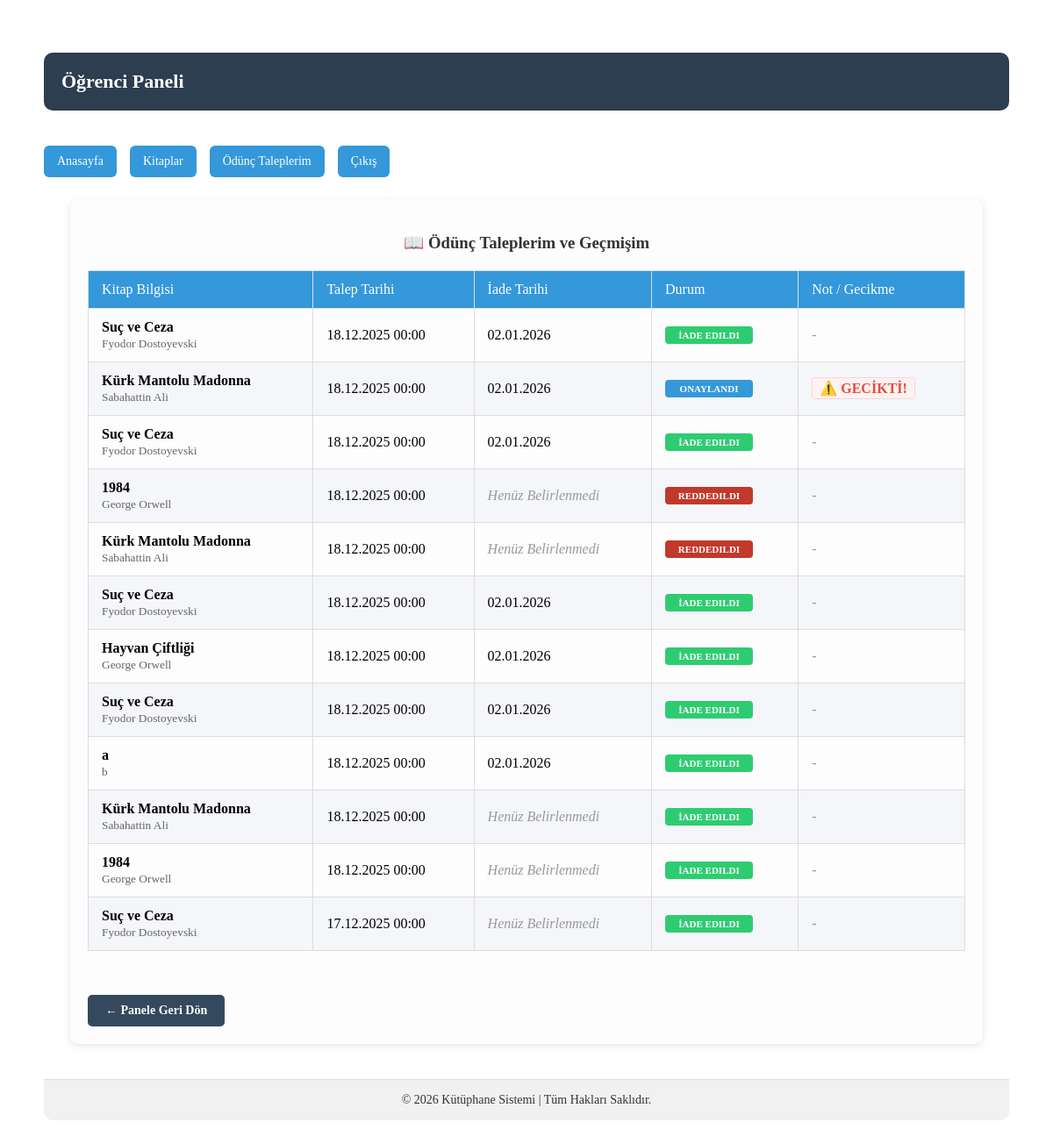
The app's page /kutuphane/student/my_requests.php (signed in) with its own data.
### tables this page shows
CREATE TABLE `borrow_requests` (
  `id` int NOT NULL,
  `user_id` int DEFAULT NULL,
  `book_id` int DEFAULT NULL,
  `status` varchar(50) DEFAULT NULL,
  `request_date` date DEFAULT NULL,
  `return_date` datetime DEFAULT NULL
);

CREATE TABLE `books` (
  `id` int NOT NULL,
  `title` varchar(150) DEFAULT NULL,
  `author` varchar(100) DEFAULT NULL,
  `category` varchar(50) DEFAULT NULL,
  `year` int DEFAULT NULL,
  `summary` text,
  `stock` int DEFAULT '0',
  `shelf` varchar(20) DEFAULT NULL
);

### kutuphane/student/my_requests.php (the view, shortened to what this page needs)
<?php
include "header.php";
include "../config/db.php";
$user_id = $_SESSION['user']['id'];
$requests = $db->prepare("
  SELECT b.title, b.author, br.status, br.request_date, br.return_date
  FROM borrow_requests br
  JOIN books b ON b.id = br.book_id
  WHERE br.user_id = ?
  ORDER BY br.request_date DESC
");
$requests->execute([$user_id]);
$data = $requests->fetchAll();
?>
<div class="admin-card">
  <h3>📖 Ödünç Taleplerim ve Geçmişim</h3>
  <table class="admin-table">
    <thead>
        <tr>
          <th>Kitap Bilgisi</th>
          <th>Talep Tarihi</th>
          <th>İade Tarihi</th>
          <th>Durum</th>
          <th>Not / Gecikme</th>
        </tr>
    </thead>
    <tbody>
    <?php foreach($data as $r):
        $request_time = strtotime($r['request_date'] ?? 'now');
        $return_timestamp = !empty($r['return_date']) ? strtotime($r['return_date']) : null;
        $is_late = ($return_timestamp !== null && $return_timestamp < time() && $r['status'] == 'Onaylandı');
    ?>
    <tr>
      <td>
        <strong><?= htmlspecialchars($r['title']) ?></strong><br>
        <small style="color:#666;"><?= htmlspecialchars($r['author']) ?></small>
      </td>
      <td><?= date("d.m.Y H:i", $request_time) ?></td>
      <td>
          <?php if($return_timestamp): ?>
              <?= date("d.m.Y", $return_timestamp) ?>
          <?php else: ?>
              <span style="color:#999; font-style:italic;">Henüz Belirlenmedi</span>
          <?php endif; ?>
      </td>
      <td>
        <?php
            $colors = [
                'Beklemede' => '#f39c12',
                'Onaylandı' => '#3498db',
                'İade Edildi' => '#2ecc71',
                'Gecikmiş' => '#e74c3c',
                'Reddedildi' => '#c0392b'
            ];
            $color = $colors[$r['status']] ?? '#7f8c8d';
        ?>
        <span style="background:<?= $color ?>; color:white; padding:4px 10px; border-radius:4px; font-size:11px; font-weight:bold; display:inline-block; min-width:80px; text-align:center;">
            <?= mb_strtoupper($r['status'], 'UTF-8') ?>
        </span>
      </td>
      <td>
        <?php if($is_late): ?>
            <span style="color:#e74c3c; font-weight:bold; background:#fdf2f2; padding:3px 8px; border-radius:3px; border:1px solid #f9d6d6;">⚠️ GECİKTİ!</span>
        <?php elseif($r['status'] == 'Onaylandı' && $return_timestamp): ?>
        <?php elseif($r['status'] == 'Beklemede'): ?>
            <span style="color:#f39c12; font-size:12px;">Onay Bekliyor</span>
        <?php else: ?>
            <span style="color:#999;">-</span>
        <?php endif; ?>
      </td>
    </tr>
    <?php endforeach; ?>
    </tbody>
  </table>
  <div style="margin-top:30px; text-align:left;">
    <a href="dashboard.php" style="text-decoration:none; background:#34495e; color:white; padding:10px 20px; border-radius:5px; font-weight:bold; font-size:14px;">← Panele Geri Dön</a>
  </div>
</div>
<?php include "footer.php"; ?>

### kutuphane/assets/css/style.css (style rules this page uses)
.admin-card { background: #fff; padding: 20px; border-radius: 12px; box-shadow: 0 5px 15px rgba(0,0,0,0.08); margin-bottom: 20px; }
.admin-table { width: 100%; border-collapse: collapse; }
.admin-table th, .admin-table td { padding: 12px; border-bottom: 1px solid #eee; text-align: left; }
.admin-table th { background: #f5f6fa; }
a { display: inline-block; margin-top: 20px; text-decoration: none; color: #fff; background-color: #3498db; padding: 10px 20px; border-radius: 5px; transition: background 0.3s; }
.admin-card { background-color: #fdfdfd; padding: 20px; margin: 20px auto; border-radius: 10px; box-shadow: 0 2px 10px rgba(0,0,0,0.1); max-width: 1000px; }
.admin-card h3 { margin-bottom: 20px; color: #333; text-align: center; }
.admin-table th, .admin-table td { border: 1px solid #ddd; padding: 12px 15px; text-align: left; }
.admin-table th { background-color: #3498db; color: #fff; font-weight: 500; }
.admin-table tr:nth-child(even) { background-color: #f5f6fa; }
.admin-card a { display: inline-block; margin-top: 20px; text-decoration: none; color: #fff; background-color: #3498db; padding: 10px 20px; border-radius: 5px; transition: background 0.3s; }

### records on screen
borrow_requests: book.title "Suç ve Ceza", book.author "Fyodor Dostoyevski", request_date "18.12.2025 00:00", return_date "02.01.2026", status "İADE EDILDI"
borrow_requests: book.title "Kürk Mantolu Madonna", book.author "Sabahattin Ali", request_date "18.12.2025 00:00", return_date "02.01.2026", status "ONAYLANDI", shows "⚠️ GECİKTİ!"
borrow_requests: book.title "Suç ve Ceza", book.author "Fyodor Dostoyevski", request_date "18.12.2025 00:00", return_date "02.01.2026", status "İADE EDILDI"
borrow_requests: book.title "1984", book.author "George Orwell", request_date "18.12.2025 00:00", shows "Henüz Belirlenmedi", status "REDDEDILDI"
borrow_requests: book.title "Kürk Mantolu Madonna", book.author "Sabahattin Ali", request_date "18.12.2025 00:00", shows "Henüz Belirlenmedi", status "REDDEDILDI"
borrow_requests: book.title "Suç ve Ceza", book.author "Fyodor Dostoyevski", request_date "18.12.2025 00:00", return_date "02.01.2026", status "İADE EDILDI"
borrow_requests: book.title "Hayvan Çiftliği", book.author "George Orwell", request_date "18.12.2025 00:00", return_date "02.01.2026", status "İADE EDILDI"
borrow_requests: book.title "Suç ve Ceza", book.author "Fyodor Dostoyevski", request_date "18.12.2025 00:00", return_date "02.01.2026", status "İADE EDILDI"
borrow_requests: book.title "a", book.author "b", request_date "18.12.2025 00:00", return_date "02.01.2026", status "İADE EDILDI"
borrow_requests: book.title "Kürk Mantolu Madonna", book.author "Sabahattin Ali", request_date "18.12.2025 00:00", shows "Henüz Belirlenmedi", status "İADE EDILDI"
borrow_requests: book.title "1984", book.author "George Orwell", request_date "18.12.2025 00:00", shows "Henüz Belirlenmedi", status "İADE EDILDI"
borrow_requests: book.title "Suç ve Ceza", book.author "Fyodor Dostoyevski", request_date "17.12.2025 00:00", shows "Henüz Belirlenmedi", status "İADE EDILDI"
